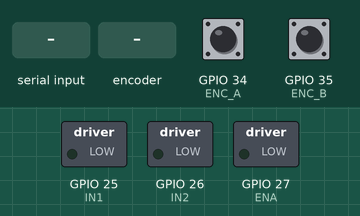
The sketch below on a simulated ESP32. Parts: switched loads named in the sketch (green lamp = pin HIGH). The test bench sets the inputs (shaded band); at power-on: GPIO 34 (ENC_A) HIGH, GPIO 35 (ENC_B) HIGH. What the sketch prints to the serial monitor is not drawn.

Above: at 2.3 s.
2.4 s: "0\n" received over Serial
At 4.4 s:
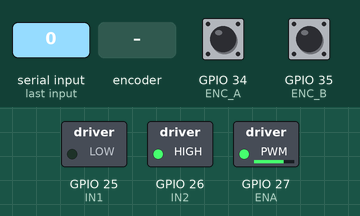
5.4 s: rotary encoder on GPIO 34 (ENC_A) / GPIO 35 (ENC_B) turned 3 steps (first pin leading)
At 9.8 s:
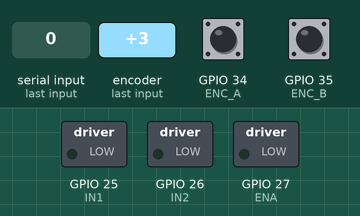
Timing chart, 0 to 11.3 s (numbered marks = the images above; inputs shaded):
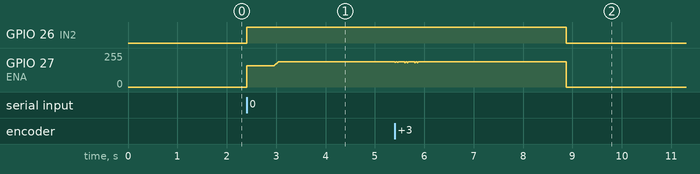

Measured:
- after the input at 2.4 s, GPIO 26 (IN2): LOW → HIGH at once; GPIO 27 (ENA): moves from 0/255 to 189/255 over 0.65 s, starting at once
- after the input at 5.4 s, GPIO 26 (IN2): HIGH → LOW after 3.5 s instead of 0.01 s

The sketch:

degree_position_motor_1.ino
```cpp
#include <Arduino.h>

// ---------------------------
// Pines del Motor 1 (Potencia y Control L298N)
// ---------------------------
#define IN1 25
#define IN2 26
#define ENA 27

// ---------------------------
// Pines ENCODER 1
// ---------------------------
#define ENC_A 34
#define ENC_B 35

volatile long encoderCount = 0;
unsigned long lastPrint = 0;

// --- Configuración de PWM ---
const int PWM_FREQ = 20000;
const int PWM_RESOLUTION = 8;
const int MAX_PWM = 255;
const int MIN_PWM = 160;  // PWM mínimo para mover el motor

// --- Límites de Seguridad ---
const float MIN_ANGLE = 45.0;   // Ángulo mínimo permitido
const float MAX_ANGLE = 110.0;  // Ángulo máximo permitido
const long TOLERANCE = 15;      // Tolerancia en ticks (±5 grados aprox)

// --- Calibración de Grados ---
const float TICKS_PER_DEGREE = 3.157;
const float REFERENCE_ANGLE = 90.0;  // Posición de referencia al resetear

// --- Control PID (Optimizado para movimiento SUAVE) ---
float Kp = 0.8;   // Ganancia proporcional (MÁS BAJO = más suave)
float Ki = 0.02;  // Ganancia integral (muy baja)
float Kd = 1.2;   // Ganancia derivativa (alta para amortiguar)

float lastError = 0;
float integral = 0;
unsigned long lastPIDTime = 0;

// --- Variables de Estado ---
volatile int lastEncA = 0;
volatile int lastEncB = 0;
bool motorRunning = false;
bool debugMode = false;
bool emergencyStop = false;
bool verboseMode = true;  // Mostrar progreso detallado
int currentPWM = 0;       // PWM actual para rampa suave

// ---------------------------------------
// FUNCIONES DE CONVERSIÓN
// ---------------------------------------
float ticksToDegrees(long ticks) {
  return (ticks / TICKS_PER_DEGREE) + REFERENCE_ANGLE;
}

long degreesToTicks(float degrees) {
  return (long)((degrees - REFERENCE_ANGLE) * TICKS_PER_DEGREE);
}

// ---------------------------------------
// ISR del Encoder
// ---------------------------------------
void IRAM_ATTR encoderISR() {
  int currentA = digitalRead(ENC_A);
  int currentB = digitalRead(ENC_B);

  if (lastEncA == LOW && currentA == HIGH) {
    if (currentB == LOW) {
      encoderCount--;  // ← INVERTIDO
    } else {
      encoderCount++;  // ← INVERTIDO
    }
  }
  else if (lastEncA == HIGH && currentA == LOW) {
    if (currentB == HIGH) {
      encoderCount--;  // ← INVERTIDO
    } else {
      encoderCount++;  // ← INVERTIDO
    }
  }

  lastEncA = currentA;
  lastEncB = currentB;
}

// ---------------------------------------
// Control del Motor
// ---------------------------------------
void setMotorSpeed(int speed) {
  speed = constrain(speed, 0, MAX_PWM);
  ledcWrite(ENA, speed);
}

void motorStop() {
  digitalWrite(IN1, LOW);
  digitalWrite(IN2, LOW);
  setMotorSpeed(0);
  motorRunning = false;
  emergencyStop = false;
  currentPWM = 0;  // Reiniciar rampa

  // Reset PID
  lastError = 0;
  integral = 0;
}

void moveMotor(int direction, int speed) {
  if (direction > 0) {
    digitalWrite(IN1, HIGH);
    digitalWrite(IN2, LOW);
  } else if (direction < 0) {
    digitalWrite(IN1, LOW);
    digitalWrite(IN2, HIGH);
  } else {
    motorStop();
    return;
  }
  setMotorSpeed(speed);
  motorRunning = true;
}

// ---------------------------------------
// Control PID con Aceleración Suave
// ---------------------------------------
int calculatePID(long currentTicks, long targetTicks) {
  unsigned long now = millis();
  float deltaTime = (now - lastPIDTime) / 1000.0;

  if (deltaTime <= 0) deltaTime = 0.01;

  // Calcular error
  float error = targetTicks - currentTicks;

  // Término proporcional
  float P = Kp * error;

  // Término integral (con anti-windup)
  integral += error * deltaTime;
  integral = constrain(integral, -30, 30);
  float I = Ki * integral;

  // Término derivativo
  float derivative = (error - lastError) / deltaTime;
  float D = Kd * derivative;

  // Calcular salida PID
  float output = P + I + D;

  // Mapeo SUAVE con velocidades más bajas
  int targetPWM;
  float absError = abs(error);

  if (absError > TOLERANCE * 4) {
    // Lejos: velocidad moderada-baja
    targetPWM = map(constrain(abs(output), 0, 150), 0, 150, MIN_PWM, MIN_PWM + 40);
  } else if (absError > TOLERANCE * 2) {
    // Medio: velocidad baja
    targetPWM = map(constrain(abs(output), 0, 80), 0, 80, MIN_PWM, MIN_PWM + 20);
  } else {
    // Cerca: velocidad mínima
    targetPWM = MIN_PWM;
  }

  // RAMPA DE ACELERACIÓN SUAVE (cambio gradual de PWM)
  int pwm;
  if (targetPWM > currentPWM) {
    // Acelerando: incremento suave
    currentPWM += 3;  // Acelera de a poco
    if (currentPWM > targetPWM) currentPWM = targetPWM;
  } else if (targetPWM < currentPWM) {
    // Desacelerando: decremento suave
    currentPWM -= 5;  // Frena más rápido
    if (currentPWM < targetPWM) currentPWM = targetPWM;
  }
  pwm = currentPWM;

  pwm = constrain(pwm, MIN_PWM, MIN_PWM + 50);  // Límite más bajo

  lastError = error;
  lastPIDTime = now;

  if (debugMode) {
    Serial.print("PID - Error: "); Serial.print(error);
    Serial.print(" | P: "); Serial.print(P, 1);
    Serial.print(" | I: "); Serial.print(I, 1);
    Serial.print(" | D: "); Serial.print(D, 1);
    Serial.print(" | Target PWM: "); Serial.print(targetPWM);
    Serial.print(" | Actual PWM: "); Serial.println(pwm);
  }

  return pwm;
}

// ---------------------------------------
// Función para ir a un ángulo
// ---------------------------------------
bool goToAngle(float targetDegrees) {
  // Verificar límites de seguridad
  if (targetDegrees < MIN_ANGLE || targetDegrees > MAX_ANGLE) {
    Serial.print("ERROR: Ángulo fuera de rango (");
    Serial.print(MIN_ANGLE);
    Serial.print("-");
    Serial.print(MAX_ANGLE);
    Serial.println("°)");
    return false;
  }

  long targetTicks = degreesToTicks(targetDegrees);
  long currentTicks;
  long lastTicks = encoderCount;
  unsigned long stuckTime = 0;
  const unsigned long STUCK_TIMEOUT = 3000;

  emergencyStop = false;
  lastError = 0;
  integral = 0;
  currentPWM = 0;  // Reiniciar PWM para rampa suave
  lastPIDTime = millis();

  Serial.print("→ Moviendo a ");
  Serial.print(targetDegrees);
  Serial.print("° (");
  Serial.print(targetTicks);
  Serial.print(" ticks) | Distancia: ");
  Serial.print(abs(targetDegrees - ticksToDegrees(encoderCount)), 1);
  Serial.println("°");

  int progressCounter = 0;

  while (abs(encoderCount - targetTicks) > TOLERANCE) {
    // Verificar emergency stop
    if (emergencyStop) {
      motorStop();
      Serial.println("⚠ MOVIMIENTO DETENIDO POR USUARIO");
      return false;
    }

    // Verificar comandos durante el movimiento
    if (Serial.available()) {
      String cmd = Serial.readStringUntil('\n');
      cmd.trim();
      if (cmd == "stop" || cmd == "s") {
        emergencyStop = true;
        continue;
      }
    }

    noInterrupts();
    currentTicks = encoderCount;
    interrupts();

    // Detectar si está atascado
    if (currentTicks == lastTicks) {
      if (stuckTime == 0) {
        stuckTime = millis();
      } else if (millis() - stuckTime > STUCK_TIMEOUT) {
        motorStop();
        Serial.println("⚠ ERROR: Motor atascado. Abortando...");
        return false;
      }
    } else {
      stuckTime = 0;
      lastTicks = currentTicks;
    }

    // Calcular control PID
    int pwm = calculatePID(currentTicks, targetTicks);

    // Determinar dirección
    if (currentTicks > targetTicks) {
      moveMotor(-1, pwm);  // Retroceder
    } else {
      moveMotor(1, pwm);   // Avanzar
    }

    // Imprimir progreso (cada 5 iteraciones para no saturar)
    if (verboseMode && (progressCounter++ % 5 == 0)) {
      float currentAngle = ticksToDegrees(currentTicks);
      float progress = 100.0 * (1.0 - abs(currentTicks - targetTicks) / (float)abs(lastTicks - targetTicks));
      progress = constrain(progress, 0, 100);

      Serial.print("  ");
      Serial.print(currentAngle, 1);
      Serial.print("° → ");
      Serial.print(targetDegrees, 1);
      Serial.print("° [");

      // Barra de progreso visual
      int bars = (int)(progress / 10);
      for (int i = 0; i < 10; i++) {
        Serial.print(i < bars ? "█" : "░");
      }

      Serial.print("] ");
      Serial.print((int)progress);
      Serial.print("% | PWM:");
      Serial.println(pwm);
    }

    delay(10);
  }

  motorStop();

  noInterrupts();
  currentTicks = encoderCount;
  interrupts();

  Serial.println("✓ Posición alcanzada!");
  Serial.print("  Ticks finales: ");
  Serial.print(currentTicks);
  Serial.print(" | Ángulo: ");
  Serial.print(ticksToDegrees(currentTicks), 2);
  Serial.println("°");

  return true;
}

// ---------------------------------------
// Funciones de Ayuda
// ---------------------------------------
void printHelp() {
  Serial.println("\n╔════════════════════════════════════════════════════════╗");
  Serial.println("║         SCARA MOTOR - SISTEMA DE CONTROL              ║");
  Serial.println("╚════════════════════════════════════════════════════════╝");
  Serial.println("\n📍 COMANDOS DE MOVIMIENTO:");
  Serial.println("  [número]  → Mover a ángulo específico (ej: 45, 67.5, 90)");
  Serial.println("  stop / s  → DETENER movimiento inmediatamente");
  Serial.println("  0 / home  → Volver a posición cero (20°)");
  Serial.println("  +         → Paso pequeño adelante");
  Serial.println("  -         → Paso pequeño atrás");
  Serial.println();
  Serial.println("⚙️  CONFIGURACIÓN:");
  Serial.println("  r / reset → Reiniciar encoder (establecer posición actual como 20°)");
  Serial.println("  p[XXX]    → Establecer PWM base (ej: p180)");
  Serial.println("  kp[X.X]   → Ajustar ganancia P del PID (ej: kp2.5)");
  Serial.println("  ki[X.X]   → Ajustar ganancia I del PID (ej: ki0.2)");
  Serial.println("  kd[X.X]   → Ajustar ganancia D del PID (ej: kd0.8)");
  Serial.println();
  Serial.println("ℹ️  INFORMACIÓN:");
  Serial.println("  help / h  → Mostrar esta ayuda");
  Serial.println("  status    → Ver estado actual del sistema");
  Serial.println("  debug on  → Activar modo debug del PID");
  Serial.println("  debug off → Desactivar modo debug");
  Serial.println("  verbose on  → Mostrar progreso detallado");
  Serial.println("  verbose off → Progreso simplificado");
  Serial.println();
  Serial.println("📊 LÍMITES DEL SISTEMA:");
  Serial.print("  Rango: ");
  Serial.print(MIN_ANGLE);
  Serial.print("° - ");
  Serial.print(MAX_ANGLE);
  Serial.println("°");
  Serial.print("  PWM: ");
  Serial.print(MIN_PWM);
  Serial.print(" - ");
  Serial.println(MAX_PWM);
  Serial.print("  Precisión: ±");
  Serial.print(TOLERANCE / TICKS_PER_DEGREE, 1);
  Serial.println("°");
  Serial.println("════════════════════════════════════════════════════════");
}

void printStatus() {
  noInterrupts();
  long ticks = encoderCount;
  interrupts();

  Serial.println("\n╔════════════════════════════════════════════════════════╗");
  Serial.println("║              ESTADO DEL SISTEMA                        ║");
  Serial.println("╚════════════════════════════════════════════════════════╝");
  Serial.print("  Posición: ");
  Serial.print(ticksToDegrees(ticks), 2);
  Serial.print("° (");
  Serial.print(ticks);
  Serial.println(" ticks)");
  Serial.print("  Motor: ");
  Serial.println(motorRunning ? "EN MOVIMIENTO" : "DETENIDO");
  Serial.print("  PWM Base: ");
  Serial.println(MIN_PWM);
  Serial.println("\n  Parámetros PID:");
  Serial.print("    Kp = ");
  Serial.println(Kp, 2);
  Serial.print("    Ki = ");
  Serial.println(Ki, 3);
  Serial.print("    Kd = ");
  Serial.println(Kd, 2);
  Serial.print("  Debug: ");
  Serial.println(debugMode ? "ACTIVADO" : "DESACTIVADO");
  Serial.print("  Verbose: ");
  Serial.println(verboseMode ? "ACTIVADO" : "DESACTIVADO");
  Serial.println("════════════════════════════════════════════════════════\n");
}

// ---------------------------------------
// Movimientos pequeños
// ---------------------------------------
void smallStepForward() {
  Serial.println("→ Paso adelante (+)");
  digitalWrite(IN1, HIGH);
  digitalWrite(IN2, LOW);
  setMotorSpeed(MIN_PWM);
  delay(100);
  motorStop();
}

void smallStepBackward() {
  Serial.println("← Paso atrás (-)");
  digitalWrite(IN1, LOW);
  digitalWrite(IN2, HIGH);
  setMotorSpeed(MIN_PWM);
  delay(100);
  motorStop();
}

// ---------------------------------------
// Procesador de Comandos
// ---------------------------------------
void processCommand(String cmd) {
  cmd.trim();
  cmd.toLowerCase();

  if (cmd.length() == 0) return;

  // Comandos de ayuda
  if (cmd == "help" || cmd == "h" || cmd == "?") {
    printHelp();
  }
  // Estado
  else if (cmd == "status" || cmd == "info") {
    printStatus();
  }
  // Stop
  else if (cmd == "stop" || cmd == "s") {
    emergencyStop = true;
    motorStop();
    Serial.println("⚠ MOTOR DETENIDO");
  }
  // Home
  else if (cmd == "0" || cmd == "home") {
    goToAngle(MIN_ANGLE);  // Ir a posición mínima (45°)
  }
  // Reset encoder
  else if (cmd == "r" || cmd == "reset") {
    noInterrupts();
    encoderCount = 0;
    interrupts();
    Serial.print("✓ Encoder reiniciado (posición actual = ");
    Serial.print(REFERENCE_ANGLE);
    Serial.println("°)");
  }
  // Pasos pequeños
  else if (cmd == "+") {
    smallStepForward();
  }
  else if (cmd == "-") {
    smallStepBackward();
  }
  // Debug
  else if (cmd == "debug on") {
    debugMode = true;
    Serial.println("✓ Modo debug ACTIVADO");
  }
  else if (cmd == "debug off") {
    debugMode = false;
    Serial.println("✓ Modo debug DESACTIVADO");
  }
  // Verbose
  else if (cmd == "verbose on") {
    verboseMode = true;
    Serial.println("✓ Modo verbose ACTIVADO");
  }
  else if (cmd == "verbose off") {
    verboseMode = false;
    Serial.println("✓ Modo verbose DESACTIVADO");
  }
  // PWM
  else if (cmd.startsWith("p")) {
    int newPwm = cmd.substring(1).toInt();
    if (newPwm >= MIN_PWM && newPwm <= MAX_PWM) {
      // Nota: MIN_PWM es const, usar una variable global si se necesita cambiar
      Serial.print("✓ PWM base: ");
      Serial.println(newPwm);
    } else {
      Serial.println("✗ Error: PWM fuera de rango");
    }
  }
  // PID Kp
  else if (cmd.startsWith("kp")) {
    float newKp = cmd.substring(2).toFloat();
    if (newKp >= 0 && newKp <= 10) {
      Kp = newKp;
      Serial.print("✓ Kp = ");
      Serial.println(Kp, 2);
    }
  }
  // PID Ki
  else if (cmd.startsWith("ki")) {
    float newKi = cmd.substring(2).toFloat();
    if (newKi >= 0 && newKi <= 5) {
      Ki = newKi;
      Serial.print("✓ Ki = ");
      Serial.println(Ki, 3);
    }
  }
  // PID Kd
  else if (cmd.startsWith("kd")) {
    float newKd = cmd.substring(2).toFloat();
    if (newKd >= 0 && newKd <= 5) {
      Kd = newKd;
      Serial.print("✓ Kd = ");
      Serial.println(Kd, 2);
    }
  }
  // Mover a ángulo
  else {
    float targetAngle = cmd.toFloat();
    if (targetAngle > 0 || cmd == "0") {
      goToAngle(targetAngle);
    } else {
      Serial.print("✗ Comando no reconocido: '");
      Serial.print(cmd);
      Serial.println("'");
      Serial.println("  Escribe 'help' para ver comandos disponibles");
    }
  }
}

// ---------------------------------------
// Setup
// ---------------------------------------
void setup() {
  Serial.begin(115200);
  delay(1000);

  pinMode(IN1, OUTPUT);
  pinMode(IN2, OUTPUT);
  pinMode(ENC_A, INPUT_PULLUP);
  pinMode(ENC_B, INPUT_PULLUP);

  lastEncA = digitalRead(ENC_A);
  lastEncB = digitalRead(ENC_B);

  ledcAttach(ENA, PWM_FREQ, PWM_RESOLUTION);
  attachInterrupt(digitalPinToInterrupt(ENC_A), encoderISR, CHANGE);

  motorStop();

  // Mensaje de bienvenida
  Serial.println("\n\n");
  Serial.println("╔════════════════════════════════════════════════════════╗");
  Serial.println("║     SCARA MOTOR - SISTEMA DE CONTROL INICIADO         ║");
  Serial.println("╚════════════════════════════════════════════════════════╝");
  Serial.println("\n✓ Sistema listo. Escribe 'help' para ver comandos.\n");

  printStatus();
}

// ---------------------------------------
// Loop
// ---------------------------------------
void loop() {
  // Imprimir posición cada 2 segundos (si no está en debug)
  if (!debugMode && millis() - lastPrint >= 2000) {
    lastPrint = millis();
    noInterrupts();
    long val = encoderCount;
    interrupts();

    Serial.print("📍 Posición: ");
    Serial.print(ticksToDegrees(val), 1);
    Serial.print("° (");
    Serial.print(val);
    Serial.println(" ticks)");
  }

  // Procesar comandos
  if (Serial.available()) {
    String cmd = Serial.readStringUntil('\n');
    processCommand(cmd);
  }
}
```
